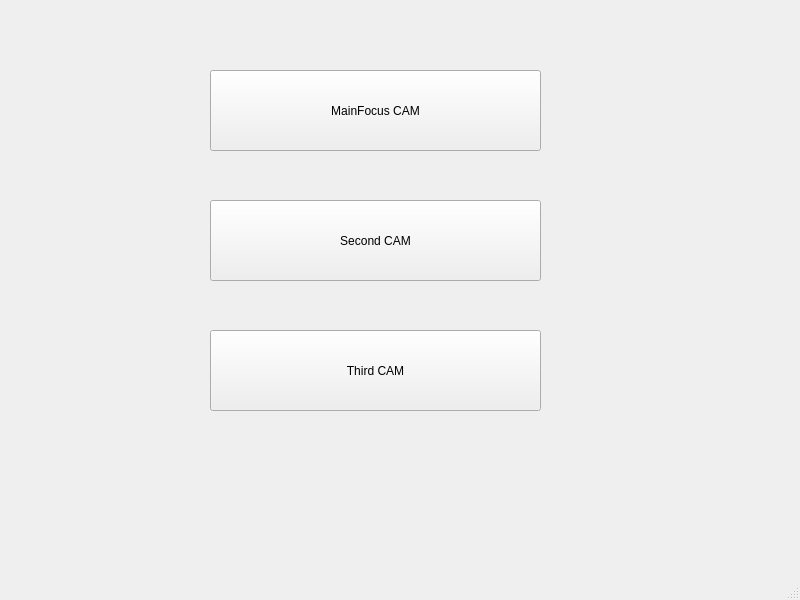
<?xml version="1.0" encoding="UTF-8"?>
<ui version="4.0">
 <class>MainWindow</class>
 <widget class="QMainWindow" name="MainWindow">
  <property name="geometry">
   <rect>
    <x>0</x>
    <y>0</y>
    <width>800</width>
    <height>600</height>
   </rect>
  </property>
  <property name="windowTitle">
   <string>MainWindow</string>
  </property>
  <widget class="QWidget" name="centralwidget">
   <widget class="QPushButton" name="mainFocusCAM">
    <property name="geometry">
     <rect>
      <x>210</x>
      <y>70</y>
      <width>331</width>
      <height>81</height>
     </rect>
    </property>
    <property name="text">
     <string>MainFocus CAM</string>
    </property>
   </widget>
   <widget class="QPushButton" name="thirdCAM">
    <property name="geometry">
     <rect>
      <x>210</x>
      <y>330</y>
      <width>331</width>
      <height>81</height>
     </rect>
    </property>
    <property name="text">
     <string>Third CAM</string>
    </property>
   </widget>
   <widget class="QPushButton" name="secondCAM">
    <property name="geometry">
     <rect>
      <x>210</x>
      <y>200</y>
      <width>331</width>
      <height>81</height>
     </rect>
    </property>
    <property name="text">
     <string>Second CAM</string>
    </property>
   </widget>
  </widget>
  <widget class="QMenuBar" name="menubar">
   <property name="geometry">
    <rect>
     <x>0</x>
     <y>0</y>
     <width>800</width>
     <height>26</height>
    </rect>
   </property>
  </widget>
  <widget class="QStatusBar" name="statusbar"/>
 </widget>
 <tabstops>
  <tabstop>mainFocusCAM</tabstop>
  <tabstop>thirdCAM</tabstop>
  <tabstop>secondCAM</tabstop>
 </tabstops>
 <resources/>
 <connections/>
</ui>
